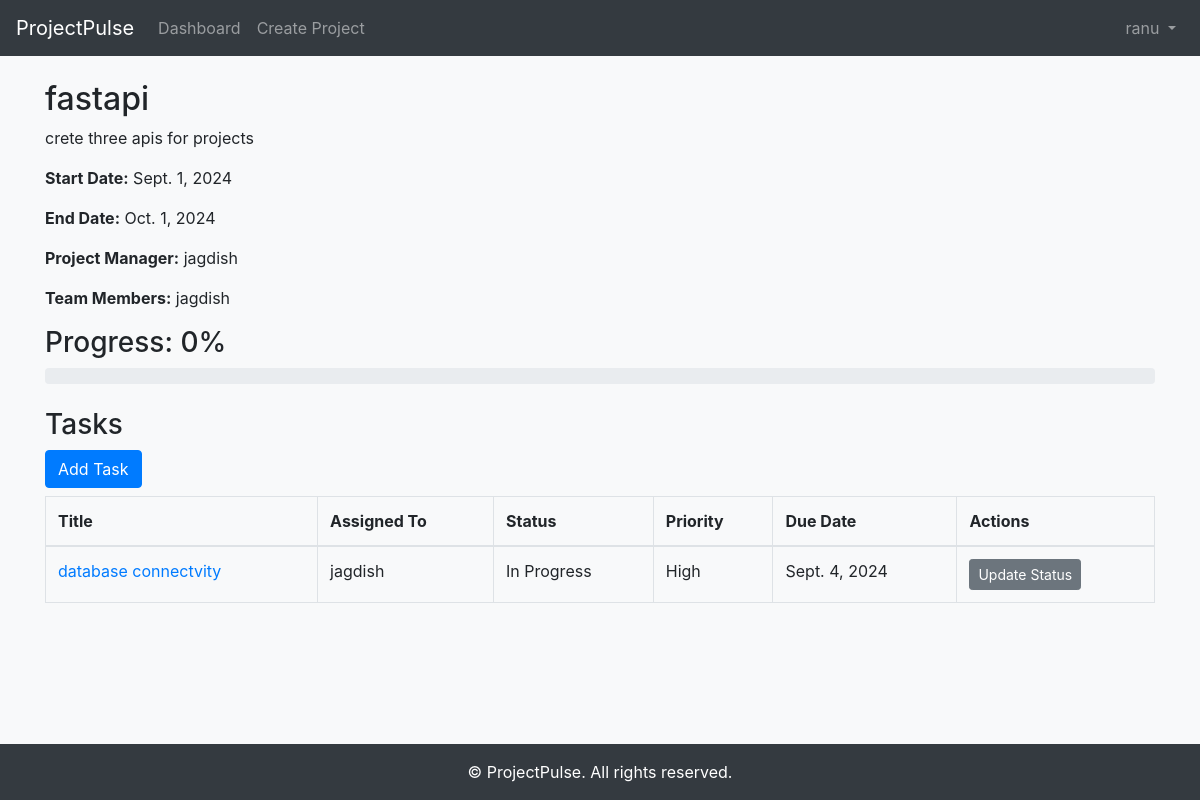
/1/ (signed in), run on the app's committed database.
### users/models.py (models this page shows, shortened)
class CustomUser(AbstractUser):
    ROLE_CHOICES = [
        ('ADMIN', 'Administrator'),
        ('PROJECT_MANAGER', 'Project Manager'),
        ('TEAM_MEMBER', 'Team Member'),
    ]
    role = models.CharField(max_length=20, choices=ROLE_CHOICES, default='TEAM_MEMBER')
    email = models.EmailField(unique=True)
    profile_picture = models.ImageField(upload_to='profile_pics/', null=True, blank=True)

### projects/models.py (models this page shows, shortened)
class Project(models.Model):
    name = models.CharField(max_length=255)
    description = models.TextField()
    start_date = models.DateField()
    end_date = models.DateField()
    project_manager = models.ForeignKey(settings.AUTH_USER_MODEL, on_delete=models.CASCADE, related_name='managed_projects')
    team_members = models.ManyToManyField(settings.AUTH_USER_MODEL, related_name='projects')
    created_at = models.DateTimeField(auto_now_add=True)
    def progress(self):
        total_tasks = self.tasks.count()
        if total_tasks == 0:
            return 0
        completed_tasks = self.tasks.filter(status='completed').count()
        return int((completed_tasks / total_tasks) * 100)

### tasks/models.py (models this page shows, shortened)
class Task(models.Model):
    STATUS_CHOICES = [
        ('todo', 'To Do'),
        ('in_progress', 'In Progress'),
        ('completed', 'Completed'),
    ]
    PRIORITY_CHOICES = [
        ('low', 'Low'),
        ('medium', 'Medium'),
        ('high', 'High'),
    ]
    title = models.CharField(max_length=255)
    description = models.TextField()
    project = models.ForeignKey(Project, on_delete=models.CASCADE, related_name='tasks')
    assigned_to = models.ForeignKey(settings.AUTH_USER_MODEL, on_delete=models.CASCADE, related_name='tasks')
    status = models.CharField(max_length=20, choices=STATUS_CHOICES, default='todo')
    priority = models.CharField(max_length=20, choices=PRIORITY_CHOICES, default='medium')
    due_date = models.DateField()
    created_at = models.DateTimeField(auto_now_add=True)
    attachments = models.FileField(upload_to='attachments/', null=True, blank=True)

### projects/views.py (the view)
# urls.py: path('<int:pk>/', views.project_detail, name='project_detail'),
@login_required
def project_detail(request, pk):
    project = get_object_or_404(Project, pk=pk)
    return render(request, 'projects/project_detail.html', {'project': project})

### projects/templates/projects/project_detail.html (shortened to what this page needs)
{% extends 'base.html' %}
{% block content %}
<h2>{{ project.name }}</h2>
<p>{{ project.description }}</p>
<p><strong>Start Date:</strong> {{ project.start_date }}</p>
<p><strong>End Date:</strong> {{ project.end_date }}</p>
<p><strong>Project Manager:</strong> {{ project.project_manager.username }}</p>
<p><strong>Team Members:</strong>
    {% for member in project.team_members.all %}
        {{ member.username }}{% if not forloop.last %}, {% endif %}
    {% endfor %}
</p>
<h3>Progress: {{ project.progress }}%</h3>
<div class="progress">
</div>
<h3 class="mt-4">Tasks</h3>
<a href="{% url 'create_task' project.pk %}" class="btn btn-primary mb-2">Add Task</a>
<table class="table table-bordered">
    <thead>
        <tr>
            <th>Title</th>
            <th>Assigned To</th>
            <th>Status</th>
            <th>Priority</th>
            <th>Due Date</th>
            <th>Actions</th>
        </tr>
    </thead>
    <tbody>
        {% for task in project.tasks.all %}
        <tr>
            <td><a href="{% url 'task_detail' task.pk %}">{{ task.title }}</a></td>
            <td>{{ task.assigned_to.username }}</td>
            <td>{{ task.get_status_display }}</td>
            <td>{{ task.get_priority_display }}</td>
            <td>{{ task.due_date }}</td>
            <td>
                <a href="{% url 'update_task_status' task.pk %}" class="btn btn-sm btn-secondary">Update Status</a>
            </td>
        </tr>
        {% empty %}
        <tr>
            <td colspan="6">No tasks available.</td>
        </tr>
        {% endfor %}
    </tbody>
</table>
{% endblock %}

### templates/navbar.html (shortened to what this page needs)
<nav class="navbar navbar-expand-lg navbar-dark bg-dark">
    <a class="navbar-brand" href="{% url 'dashboard:dashboard' %}">ProjectPulse</a>
    <div class="collapse navbar-collapse" id="navbarNav">
        {% if user.is_authenticated %}
            <ul class="navbar-nav mr-auto">
                <li class="nav-item">
                    <a class="nav-link" href="{% url 'dashboard:dashboard' %}">Dashboard</a>
                </li>
                {% if user.role != 'TEAM_MEMBER' %}
                <li class="nav-item">
                    <a class="nav-link" href="{% url 'create_project' %}">Create Project</a>
                </li>
                {% endif %}
            </ul>
            <ul class="navbar-nav ml-auto">
                <li class="nav-item dropdown">
                    <a class="nav-link dropdown-toggle" href="#" id="userDropdown" role="button"
                        data-toggle="dropdown" aria-haspopup="true" aria-expanded="false">
                        {{ user.username }}
                    </a>
                </li>
            </ul>
         {% endif %}
    </div>
</nav>

### static/css/style.css (style rules this page uses)
body, html { height: 100%; background-color: #f8f9fa; overflow: auto; }

### data on the page
CustomUser: username "ranu"
Project: name "fastapi", description "crete three apis for projects", start_date "Sept. 1, 2024", end_date "Oct. 1, 2024", project_manager.username "jagdish", progress "0"
CustomUser: username "jagdish"
Task: title "database connectvity", assigned_to.username "jagdish", status "In Progress", priority "High", due_date "Sept. 4, 2024"
